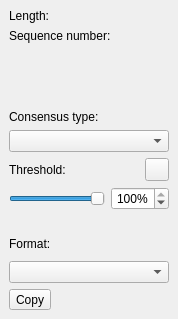
<?xml version="1.0" encoding="UTF-8"?>
<ui version="4.0">
 <class>GeneralTabOptionsPanelWidget</class>
 <widget class="QWidget" name="GeneralTabOptionsPanelWidget">
  <property name="geometry">
   <rect>
    <x>0</x>
    <y>0</y>
    <width>178</width>
    <height>319</height>
   </rect>
  </property>
  <property name="windowTitle">
   <string>Form</string>
  </property>
  <layout class="QVBoxLayout" name="layout">
   <property name="spacing">
    <number>5</number>
   </property>
   <property name="leftMargin">
    <number>0</number>
   </property>
   <property name="topMargin">
    <number>0</number>
   </property>
   <property name="rightMargin">
    <number>0</number>
   </property>
   <property name="bottomMargin">
    <number>0</number>
   </property>
   <item>
    <widget class="QWidget" name="alignmentInfoWidget" native="true">
     <layout class="QFormLayout" name="alignmentInfoLayout">
      <property name="sizeConstraint">
       <enum>QLayout::SetMinAndMaxSize</enum>
      </property>
      <property name="fieldGrowthPolicy">
       <enum>QFormLayout::ExpandingFieldsGrow</enum>
      </property>
      <property name="labelAlignment">
       <set>Qt::AlignLeading|Qt::AlignLeft|Qt::AlignVCenter</set>
      </property>
      <property name="formAlignment">
       <set>Qt::AlignJustify|Qt::AlignTop</set>
      </property>
      <item row="0" column="0">
       <widget class="QLabel" name="alignmentLengthLabel">
        <property name="sizePolicy">
         <sizepolicy hsizetype="Minimum" vsizetype="Preferred">
          <horstretch>0</horstretch>
          <verstretch>0</verstretch>
         </sizepolicy>
        </property>
        <property name="text">
         <string>Length:</string>
        </property>
       </widget>
      </item>
      <item row="0" column="1">
       <widget class="QLabel" name="alignmentLength">
        <property name="sizePolicy">
         <sizepolicy hsizetype="Expanding" vsizetype="Preferred">
          <horstretch>0</horstretch>
          <verstretch>0</verstretch>
         </sizepolicy>
        </property>
        <property name="text">
         <string/>
        </property>
        <property name="alignment">
         <set>Qt::AlignCenter</set>
        </property>
       </widget>
      </item>
      <item row="1" column="0">
       <widget class="QLabel" name="alignmentHeightLabel">
        <property name="sizePolicy">
         <sizepolicy hsizetype="Minimum" vsizetype="Preferred">
          <horstretch>0</horstretch>
          <verstretch>0</verstretch>
         </sizepolicy>
        </property>
        <property name="text">
         <string>Sequence number:</string>
        </property>
        <property name="wordWrap">
         <bool>true</bool>
        </property>
       </widget>
      </item>
      <item row="1" column="1">
       <widget class="QLabel" name="alignmentHeight">
        <property name="sizePolicy">
         <sizepolicy hsizetype="Expanding" vsizetype="Preferred">
          <horstretch>0</horstretch>
          <verstretch>0</verstretch>
         </sizepolicy>
        </property>
        <property name="text">
         <string/>
        </property>
        <property name="alignment">
         <set>Qt::AlignCenter</set>
        </property>
       </widget>
      </item>
     </layout>
    </widget>
   </item>
   <item>
    <widget class="QWidget" name="consensusModeWidget" native="true">
     <layout class="QVBoxLayout" name="verticalLayout">
      <item>
       <widget class="QLabel" name="consensusTypeLabel">
        <property name="text">
         <string>Consensus type:</string>
        </property>
       </widget>
      </item>
      <item>
       <widget class="QComboBox" name="consensusType"/>
      </item>
      <item>
       <layout class="QHBoxLayout" name="thresholdResetLayout">
        <item>
         <widget class="QLabel" name="thresholdLabel">
          <property name="text">
           <string>Threshold:</string>
          </property>
         </widget>
        </item>
        <item>
         <widget class="QToolButton" name="thresholdResetButton">
          <property name="toolTip">
           <string>Reset to default value</string>
          </property>
          <property name="text">
           <string/>
          </property>
          <property name="icon">
           <iconset resource="../../../../U2Gui/U2Gui.qrc">
            <normaloff>:/core/images/arrow_rotate_clockwise.png</normaloff>:/core/images/arrow_rotate_clockwise.png</iconset>
          </property>
         </widget>
        </item>
       </layout>
      </item>
      <item>
       <layout class="QHBoxLayout" name="thresholdLayout">
        <item>
         <widget class="QSlider" name="thresholdSlider">
          <property name="minimum">
           <number>1</number>
          </property>
          <property name="maximum">
           <number>100</number>
          </property>
          <property name="value">
           <number>100</number>
          </property>
          <property name="orientation">
           <enum>Qt::Horizontal</enum>
          </property>
         </widget>
        </item>
        <item>
         <widget class="QSpinBox" name="thresholdSpinBox">
          <property name="alignment">
           <set>Qt::AlignRight|Qt::AlignTrailing|Qt::AlignVCenter</set>
          </property>
          <property name="accelerated">
           <bool>true</bool>
          </property>
          <property name="suffix">
           <string>%</string>
          </property>
          <property name="prefix">
           <string/>
          </property>
          <property name="minimum">
           <number>1</number>
          </property>
          <property name="maximum">
           <number>100</number>
          </property>
          <property name="value">
           <number>100</number>
          </property>
         </widget>
        </item>
       </layout>
      </item>
     </layout>
    </widget>
   </item>
   <item>
    <widget class="QWidget" name="copyTypeWidget" native="true">
     <layout class="QVBoxLayout" name="verticalLayout_3">
      <item>
       <widget class="QLabel" name="copyTypeLabel">
        <property name="text">
         <string>Format:</string>
        </property>
       </widget>
      </item>
      <item>
       <widget class="QComboBox" name="copyType"/>
      </item>
      <item>
       <widget class="QToolButton" name="copyButton">
        <property name="text">
         <string>Copy</string>
        </property>
       </widget>
      </item>
     </layout>
    </widget>
   </item>
  </layout>
 </widget>
 <resources>
  <include location="../../../../U2Gui/U2Gui.qrc"/>
 </resources>
 <connections/>
</ui>
